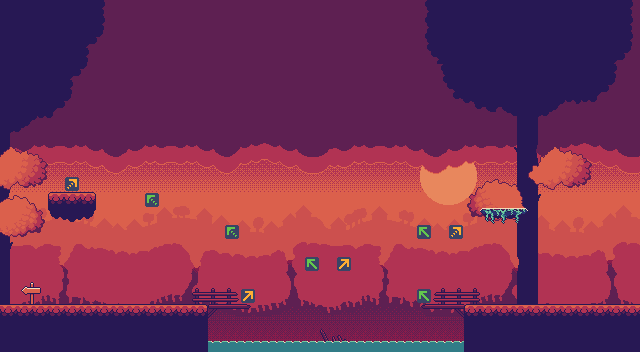

The image is a tile-based game level rendered from a .tmx file. Its description and source (layers, tilesets, objects; grid data summarised) follow:
An orthogonal 40x22 tile map with 16x16 px tiles, 11 tile layers (sky, town, forest, rays, ...), 11 tilesets and 9 objects (4x cloud, 2x shrine, 2x player-spawn, balloons).

<map version="1.5" tiledversion="1.7.2" orientation="orthogonal" renderorder="right-down" width="40" height="22" tilewidth="16" tileheight="16" infinite="0" nextlayerid="17" nextobjectid="21">
 <editorsettings>
  <export target="level_bridge.json" format="json" />
 </editorsettings>
 <tileset firstgid="1" name="Control" tilewidth="16" tileheight="16" tilecount="4" columns="4">
  <image source="../sprites/tileset/control.png" width="64" height="16" />
 </tileset>
 <tileset firstgid="5" name="treeline_3" tilewidth="16" tileheight="16" tilecount="200" columns="20">
  <image source="../sprites/parallax/trees_background.png" width="320" height="175" />
 </tileset>
 <tileset firstgid="205" name="treeline_2" tilewidth="16" tileheight="16" tilecount="200" columns="20">
  <image source="../sprites/parallax/trees_midground.png" width="320" height="160" />
 </tileset>
 <tileset firstgid="405" name="treeline_1" tilewidth="16" tileheight="16" tilecount="200" columns="20">
  <image source="../sprites/parallax/trees_foreground.png" width="320" height="160" />
 </tileset>
 <tileset firstgid="605" name="clouds_1" tilewidth="16" tileheight="16" tilecount="40" columns="20">
  <image source="../sprites/parallax/clouds_1.png" width="320" height="32" />
 </tileset>
 <tileset firstgid="645" name="clouds_2" tilewidth="16" tileheight="16" tilecount="60" columns="20">
  <image source="../sprites/parallax/clouds_2.png" width="320" height="48" />
 </tileset>
 <tileset firstgid="705" name="sun" tilewidth="16" tileheight="16" tilecount="16" columns="4">
  <image source="../sprites/parallax/sun.png" width="64" height="64" />
 </tileset>
 <tileset firstgid="721" name="rays" tilewidth="16" tileheight="16" tilecount="80" columns="20">
  <image source="../sprites/parallax/sky_gradient.png" width="320" height="64" />
 </tileset>
 <tileset firstgid="801" name="town" tilewidth="16" tileheight="16" tilecount="140" columns="20">
  <image source="../sprites/parallax/town_background.png" width="320" height="112" />
 </tileset>
 <tileset firstgid="941" name="forest" tilewidth="16" tileheight="16" tilecount="140" columns="20">
  <image source="../sprites/parallax/forest_background.png" width="320" height="112" />
 </tileset>
 <tileset firstgid="1081" source="tilesets/level.tsx" />
 <layer id="7" name="sky" width="40" height="22">
  <data>[880 cells, 880 non-empty, 1 distinct tile ids]</data>
 </layer>
 <layer id="12" name="town" width="40" height="22">
  <data>[880 cells, 280 non-empty, 140 distinct tile ids]</data>
 </layer>
 <layer id="13" name="forest" width="40" height="22">
  <data>[880 cells, 280 non-empty, 140 distinct tile ids]</data>
 </layer>
 <layer id="11" name="rays" width="40" height="22">
  <data>[880 cells, 160 non-empty, 80 distinct tile ids]</data>
 </layer>
 <layer id="8" name="sun" width="40" height="22">
  <data>[880 cells, 16 non-empty, 16 distinct tile ids]</data>
 </layer>
 <layer id="9" name="clouds_2" width="40" height="22">
  <data>[880 cells, 120 non-empty, 60 distinct tile ids]</data>
 </layer>
 <layer id="10" name="clouds_1" width="40" height="22">
  <data>[880 cells, 400 non-empty, 40 distinct tile ids]</data>
 </layer>
 <layer id="3" name="jumps" width="40" height="22">
  <data>[880 cells, 9 non-empty, 4 distinct tile ids]</data>
 </layer>
 <layer id="4" name="background2" width="40" height="22">
  <data>[880 cells, 187 non-empty, 49 distinct tile ids]</data>
 </layer>
 <layer id="16" name="background1" width="40" height="22">
  <data>[880 cells, 56 non-empty, 47 distinct tile ids]</data>
 </layer>
 <objectgroup id="6" name="objects">
  <object id="10" type="shrine" x="48" y="160" width="32" height="32">
   <properties>
    <property name="start" type="bool" value="true" />
   </properties>
  </object>
  <object id="12" name="start" type="player-spawn" x="16" y="304">
   <properties>
    <property name="start" type="bool" value="true" />
   </properties>
   <point />
  </object>
  <object id="13" name="end" type="player-spawn" x="624" y="304">
   <properties>
    <property name="start" type="bool" value="false" />
   </properties>
   <point />
  </object>
  <object id="14" type="cloud" x="416" y="224" width="48" height="32" />
  <object id="15" type="cloud" x="304" y="256" width="48" height="32" />
  <object id="16" type="cloud" x="224" y="224" width="48" height="32" />
  <object id="20" type="cloud" x="144" y="192" width="48" height="32" />
  <object id="18" type="shrine" x="496" y="176" width="32" height="32">
   <properties>
    <property name="start" type="bool" value="false" />
   </properties>
  </object>
  <object id="19" type="balloons" x="576" y="256" width="32" height="48" />
 </objectgroup>
 <layer id="1" name="level" width="40" height="22">
  <data>[880 cells, 114 non-empty, 30 distinct tile ids]</data>
 </layer>
</map>
